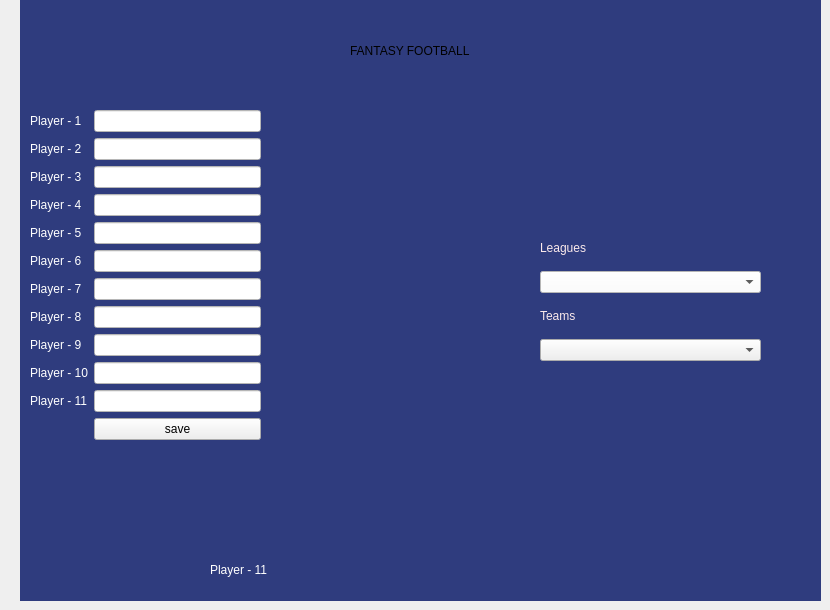
         <widget class="QWidget" name="tab_3">
          <attribute name="title">
           <string>EDIT TEAM</string>
          </attribute>
          <widget class="QLabel" name="label_9">
           <property name="geometry">
            <rect>
             <x>0</x>
             <y>0</y>
             <width>91</width>
             <height>111</height>
            </rect>
           </property>
           <property name="styleSheet">
            <string notr="true">image: url(:/img/img/logo_transparent.png);
</string>
           </property>
           <property name="text">
            <string/>
           </property>
          </widget>
          <widget class="QLabel" name="label_10">
           <property name="geometry">
            <rect>
             <x>350</x>
             <y>10</y>
             <width>411</width>
             <height>81</height>
            </rect>
           </property>
           <property name="styleSheet">
            <string notr="true">color: rgb(0, 0, 0);
font: 35pt &quot;Rockwell Condensed&quot;;
background-color: rgba(0,0,0,0%)</string>
           </property>
           <property name="text">
            <string>FANTASY FOOTBALL</string>
           </property>
          </widget>
          <widget class="QLabel" name="label_32">
           <property name="geometry">
            <rect>
             <x>210</x>
             <y>560</y>
             <width>91</width>
             <height>20</height>
            </rect>
           </property>
           <property name="styleSheet">
            <string notr="true">color: rgb(255, 255, 255);font: 700 10pt &quot;Segoe UI&quot;;</string>
           </property>
           <property name="text">
            <string>Player - 11</string>
           </property>
          </widget>
          <widget class="QLabel" name="label_35">
           <property name="geometry">
            <rect>
             <x>300</x>
             <y>210</y>
             <width>191</width>
             <height>161</height>
            </rect>
           </property>
           <property name="styleSheet">
            <string notr="true">image: url(:/img/img/football.png);
background-color: rgba(0,0,0,0%)</string>
           </property>
           <property name="text">
            <string/>
           </property>
          </widget>
          <widget class="QWidget" name="formLayoutWidget">
           <property name="geometry">
            <rect>
             <x>30</x>
             <y>110</y>
             <width>231</width>
             <height>401</height>
            </rect>
           </property>
           <layout class="QFormLayout" name="formLayout_2">
            <item row="0" column="0">
             <widget class="QLabel" name="label_13">
              <property name="styleSheet">
               <string notr="true">color: rgb(255, 255, 255);font: 700 10pt &quot;Segoe UI&quot;;</string>
              </property>
              <property name="text">
               <string>Player - 1</string>
              </property>
             </widget>
            </item>
            <item row="0" column="1">
             <widget class="QLineEdit" name="p1">
              <property name="styleSheet">
               <string notr="true">background-color: rgb(255, 255, 255);</string>
              </property>
             </widget>
            </item>
            <item row="1" column="0">
             <widget class="QLabel" name="label_25">
              <property name="styleSheet">
               <string notr="true">color: rgb(255, 255, 255);font: 700 10pt &quot;Segoe UI&quot;;</string>
              </property>
              <property name="text">
               <string>Player - 2</string>
              </property>
             </widget>
            </item>
            <item row="1" column="1">
             <widget class="QLineEdit" name="p2">
              <property name="styleSheet">
               <string notr="true">background-color: rgb(255, 255, 255);</string>
              </property>
             </widget>
            </item>
            <item row="2" column="0">
             <widget class="QLabel" name="label_27">
              <property name="styleSheet">
               <string notr="true">color: rgb(255, 255, 255);font: 700 10pt &quot;Segoe UI&quot;;</string>
              </property>
              <property name="text">
               <string>Player - 3</string>
              </property>
             </widget>
            </item>
            <item row="2" column="1">
             <widget class="QLineEdit" name="p3">
              <property name="styleSheet">
               <string notr="true">background-color: rgb(255, 255, 255);</string>
              </property>
             </widget>
            </item>
            <item row="3" column="0">
             <widget class="QLabel" name="label_26">
              <property name="styleSheet">
               <string notr="true">color: rgb(255, 255, 255);font: 700 10pt &quot;Segoe UI&quot;;</string>
              </property>
              <property name="text">
               <string>Player - 4</string>
              </property>
             </widget>
            </item>
            <item row="3" column="1">
             <widget class="QLineEdit" name="p4">
              <property name="styleSheet">
               <string notr="true">background-color: rgb(255, 255, 255);</string>
              </property>
             </widget>
            </item>
            <item row="4" column="0">
             <widget class="QLabel" name="label_33">
              <property name="styleSheet">
               <string notr="true">color: rgb(255, 255, 255);font: 700 10pt &quot;Segoe UI&quot;;</string>
              </property>
              <property name="text">
               <string>Player - 5</string>
              </property>
             </widget>
            </item>
            <item row="4" column="1">
             <widget class="QLineEdit" name="p5">
              <property name="styleSheet">
               <string notr="true">background-color: rgb(255, 255, 255);</string>
              </property>
             </widget>
            </item>
            <item row="5" column="0">
             <widget class="QLabel" name="label_30">
              <property name="styleSheet">
               <string notr="true">color: rgb(255, 255, 255);font: 700 10pt &quot;Segoe UI&quot;;</string>
              </property>
              <property name="text">
               <string>Player - 6</string>
              </property>
             </widget>
            </item>
            <item row="5" column="1">
             <widget class="QLineEdit" name="p6">
              <property name="styleSheet">
               <string notr="true">background-color: rgb(255, 255, 255);</string>
              </property>
             </widget>
            </item>
            <item row="6" column="0">
             <widget class="QLabel" name="label_28">
              <property name="styleSheet">
               <string notr="true">color: rgb(255, 255, 255);font: 700 10pt &quot;Segoe UI&quot;;background-color: rgba(0,0,0,0%)</string>
              </property>
              <property name="text">
               <string>Player - 7</string>
              </property>
             </widget>
            </item>
            <item row="6" column="1">
             <widget class="QLineEdit" name="p7">
              <property name="styleSheet">
               <string notr="true">background-color: rgb(255, 255, 255);</string>
              </property>
             </widget>
            </item>
            <item row="7" column="0">
             <widget class="QLabel" name="label_29">
              <property name="styleSheet">
               <string notr="true">color: rgb(255, 255, 255);font: 700 10pt &quot;Segoe UI&quot;;</string>
              </property>
              <property name="text">
               <string>Player - 8</string>
              </property>
             </widget>
            </item>
            <item row="7" column="1">
             <widget class="QLineEdit" name="p8">
              <property name="styleSheet">
               <string notr="true">background-color: rgb(255, 255, 255);</string>
              </property>
             </widget>
            </item>
            <item row="8" column="0">
             <widget class="QLabel" name="label_34">
              <property name="styleSheet">
               <string notr="true">color: rgb(255, 255, 255);font: 700 10pt &quot;Segoe UI&quot;;</string>
              </property>
              <property name="text">
               <string>Player - 9</string>
              </property>
             </widget>
            </item>
            <item row="8" column="1">
             <widget class="QLineEdit" name="p9">
              <property name="styleSheet">
               <string notr="true">background-color: rgb(255, 255, 255);</string>
              </property>
             </widget>
            </item>
            <item row="9" column="0">
             <widget class="QLabel" name="label_42">
              <property name="styleSheet">
               <string notr="true">color: rgb(255, 255, 255);font: 700 10pt &quot;Segoe UI&quot;;</string>
              </property>
              <property name="text">
               <string>Player - 10</string>
              </property>
             </widget>
            </item>
            <item row="9" column="1">
             <widget class="QLineEdit" name="p10">
              <property name="styleSheet">
               <string notr="true">background-color: rgb(255, 255, 255);</string>
              </property>
             </widget>
            </item>
            <item row="10" column="0">
             <widget class="QLabel" name="label_37">
              <property name="styleSheet">
               <string notr="true">color: rgb(255, 255, 255);font: 700 10pt &quot;Segoe UI&quot;;</string>
              </property>
              <property name="text">
               <string>Player - 11</string>
              </property>
             </widget>
            </item>
            <item row="10" column="1">
             <widget class="QLineEdit" name="p11">
              <property name="styleSheet">
               <string notr="true">background-color: rgb(255, 255, 255);</string>
              </property>
             </widget>
            </item>
            <item row="11" column="1">
             <widget class="QPushButton" name="pushButton_4">
              <property name="text">
               <string>save</string>
              </property>
             </widget>
            </item>
           </layout>
          </widget>
          <widget class="QWidget" name="verticalLayoutWidget">
           <property name="geometry">
            <rect>
             <x>540</x>
             <y>230</y>
             <width>221</width>
             <height>131</height>
            </rect>
           </property>
           <layout class="QVBoxLayout" name="verticalLayout_4">
            <item>
             <widget class="QLabel" name="label_8">
              <property name="styleSheet">
               <string notr="true">font: 10pt &quot;Simplified Arabic&quot;;
color: rgb(251, 234, 235);
background-color: rgb(47, 60, 126);
font: 700 10pt &quot;Segoe UI&quot;;</string>
              </property>
              <property name="text">
               <string>Leagues</string>
              </property>
             </widget>
            </item>
            <item>
             <widget class="QComboBox" name="leagues_combo">
              <property name="styleSheet">
               <string notr="true">background-color: rgb(255, 255, 255);</string>
              </property>
             </widget>
            </item>
            <item>
             <widget class="QLabel" name="label_12">
              <property name="styleSheet">
               <string notr="true">font: 10pt &quot;Simplified Arabic&quot;;
color: rgb(251, 234, 235);
background-color: rgb(47, 60, 126);
font: 700 10pt &quot;Segoe UI&quot;;</string>
              </property>
              <property name="text">
               <string>Teams</string>
              </property>
             </widget>
            </item>
            <item>
             <widget class="QComboBox" name="teams"/>
            </item>
           </layout>
          </widget>
          <widget class="QLabel" name="label_50">
           <property name="geometry">
            <rect>
             <x>20</x>
             <y>0</y>
             <width>801</width>
             <height>601</height>
            </rect>
           </property>
           <property name="styleSheet">
            <string notr="true">background-color: rgb(47, 60, 126);</string>
           </property>
           <property name="text">
            <string/>
           </property>
          </widget>
          <zorder>label_50</zorder>
          <zorder>label_35</zorder>
          <zorder>label_10</zorder>
          <zorder>label_9</zorder>
          <zorder>label_32</zorder>
          <zorder>formLayoutWidget</zorder>
          <zorder>verticalLayoutWidget</zorder>
         </widget>
